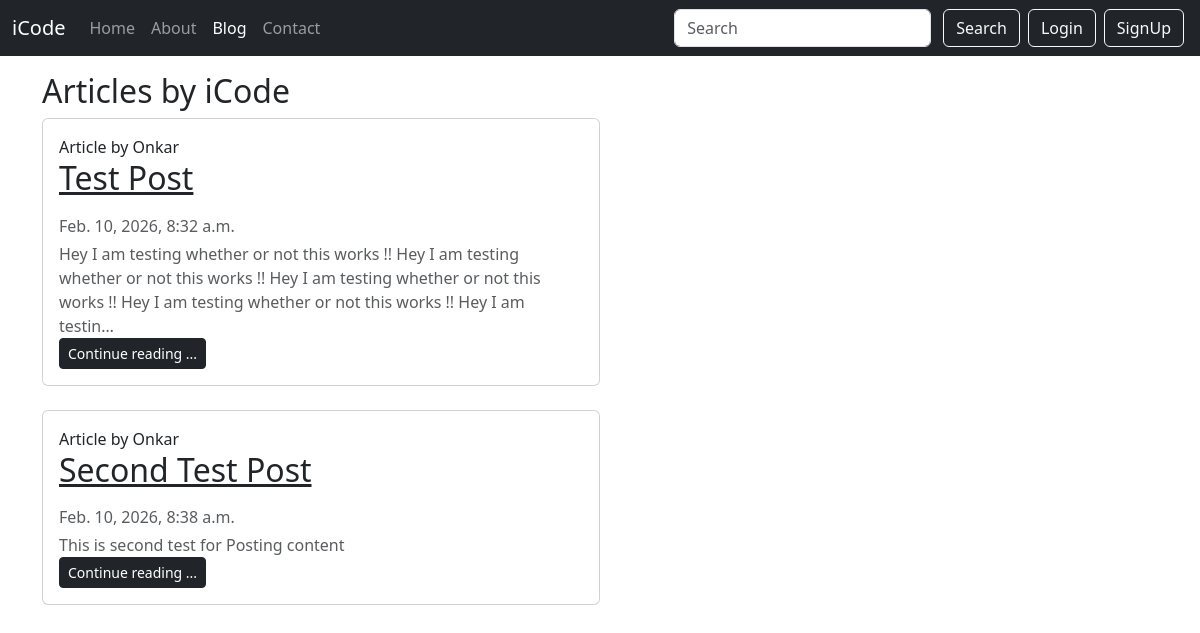
Screenshot of /blog/ with the database file from the repository.
### blog/models.py (models this page shows, shortened)
class Post(models.Model):
    sno = models.AutoField(primary_key=True)
    title = models.CharField(max_length=255)
    content = models.TextField()
    author = models.CharField(max_length=13)
    slug = models.CharField(max_length=130)
    timeStamp = models.DateTimeField(blank=True)

### blog/views.py (the view)
# urls.py: path('', views.blogHome, name='blogHome'),
def blogHome(request):
    allPosts = Post.objects.all()
    context = {'allPosts':allPosts}
    return render(request, 'blog/blogHome.html', context)

### templates/blog/blogHome.html (shortened to what this page needs)
{% extends "base.html" %}
{% block blogactive %} active {% endblock blogactive %}
{% block body %}
<div class="container my-3">
    <h2> Articles by iCode </h2>
    {% for post in allPosts%}
    <div class="col-md-6">
          <div class="card flex-md-row mb-4 box-shadow h-md-250">
            <div class="card-body d-flex flex-column align-items-start">
              <div class="text-dark">Article by {{post.author}}</div>
              <h2 class="mb-3"><a class="text-dark" href="/blog/{{post.slug}}">{{post.title}}</a></h2>
              <div class="mb-1 text-muted">{{post.timeStamp}}</div>
              <div class="text-muted">{{post.content | truncatechars:200}}</div>
              <a class="btn btn-dark btn-sm" href="/blog/{{post.slug}}" role="button"> Continue reading ... </a>
            </div>
          </div>
    </div>
    {% endfor %}
</div>
{% endblock body %}

### rows the page displays
Post: author "Onkar", title "Test Post", timeStamp "Feb. 10, 2026, 8:32 a.m.", content "Hey I am testing whether or not this works !! Hey I am testing whether or not this works !! Hey I am testing whether or not this works !! Hey I am testing whether or not this works !! Hey I am testin…"
Post: author "Onkar", title "Second Test Post", timeStamp "Feb. 10, 2026, 8:38 a.m.", content "This is second test for Posting content"
